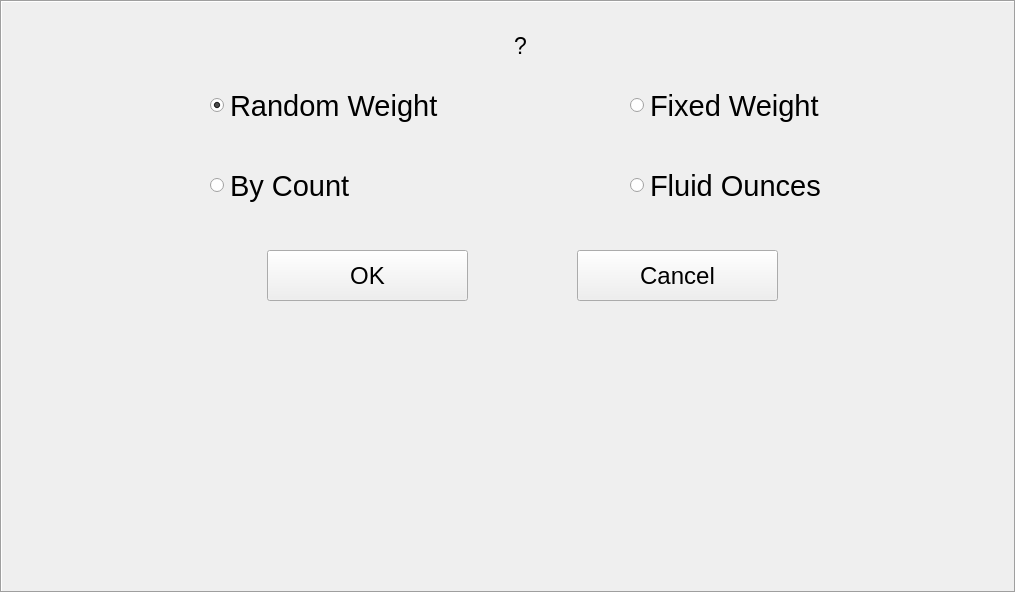
  <widget class="QFrame" name="gbNewBlocker">
   <property name="geometry">
    <rect>
     <x>4</x>
     <y>590</y>
     <width>1016</width>
     <height>593</height>
    </rect>
   </property>
   <property name="styleSheet">
    <string notr="true">QWidget#gbNewBlocker{
	background-color: rgb(241, 241, 241);
}</string>
   </property>
   <property name="frameShape">
    <enum>QFrame::Box</enum>
   </property>
   <property name="frameShadow">
    <enum>QFrame::Sunken</enum>
   </property>
   <widget class="QLabel" name="lblNewQuestion">
    <property name="geometry">
     <rect>
      <x>115</x>
      <y>20</y>
      <width>811</width>
      <height>51</height>
     </rect>
    </property>
    <property name="font">
     <font>
      <pointsize>17</pointsize>
     </font>
    </property>
    <property name="text">
     <string>?</string>
    </property>
    <property name="alignment">
     <set>Qt::AlignCenter</set>
    </property>
   </widget>
   <widget class="QPushButton" name="butNewOK">
    <property name="geometry">
     <rect>
      <x>267</x>
      <y>250</y>
      <width>201</width>
      <height>51</height>
     </rect>
    </property>
    <property name="sizePolicy">
     <sizepolicy hsizetype="Fixed" vsizetype="Fixed">
      <horstretch>0</horstretch>
      <verstretch>0</verstretch>
     </sizepolicy>
    </property>
    <property name="minimumSize">
     <size>
      <width>201</width>
      <height>51</height>
     </size>
    </property>
    <property name="maximumSize">
     <size>
      <width>201</width>
      <height>51</height>
     </size>
    </property>
    <property name="font">
     <font>
      <pointsize>18</pointsize>
     </font>
    </property>
    <property name="text">
     <string>OK</string>
    </property>
   </widget>
   <widget class="QPushButton" name="butNewCancel">
    <property name="geometry">
     <rect>
      <x>577</x>
      <y>250</y>
      <width>201</width>
      <height>51</height>
     </rect>
    </property>
    <property name="sizePolicy">
     <sizepolicy hsizetype="Fixed" vsizetype="Fixed">
      <horstretch>0</horstretch>
      <verstretch>0</verstretch>
     </sizepolicy>
    </property>
    <property name="minimumSize">
     <size>
      <width>201</width>
      <height>51</height>
     </size>
    </property>
    <property name="maximumSize">
     <size>
      <width>201</width>
      <height>51</height>
     </size>
    </property>
    <property name="font">
     <font>
      <pointsize>18</pointsize>
     </font>
    </property>
    <property name="text">
     <string>Cancel</string>
    </property>
   </widget>
   <widget class="QRadioButton" name="rbFixedWeight">
    <property name="geometry">
     <rect>
      <x>630</x>
      <y>80</y>
      <width>351</width>
      <height>51</height>
     </rect>
    </property>
    <property name="font">
     <font>
      <pointsize>22</pointsize>
     </font>
    </property>
    <property name="text">
     <string>Fixed Weight</string>
    </property>
   </widget>
   <widget class="QRadioButton" name="rbRandomWeight">
    <property name="geometry">
     <rect>
      <x>210</x>
      <y>80</y>
      <width>390</width>
      <height>51</height>
     </rect>
    </property>
    <property name="font">
     <font>
      <pointsize>22</pointsize>
     </font>
    </property>
    <property name="text">
     <string>Random Weight</string>
    </property>
    <property name="checked">
     <bool>true</bool>
    </property>
   </widget>
   <widget class="QRadioButton" name="rbByCount">
    <property name="geometry">
     <rect>
      <x>210</x>
      <y>160</y>
      <width>390</width>
      <height>51</height>
     </rect>
    </property>
    <property name="font">
     <font>
      <pointsize>22</pointsize>
     </font>
    </property>
    <property name="text">
     <string>By Count</string>
    </property>
   </widget>
   <widget class="QRadioButton" name="rbFluidOunces">
    <property name="geometry">
     <rect>
      <x>630</x>
      <y>160</y>
      <width>351</width>
      <height>51</height>
     </rect>
    </property>
    <property name="font">
     <font>
      <pointsize>22</pointsize>
     </font>
    </property>
    <property name="text">
     <string>Fluid Ounces</string>
    </property>
   </widget>
  </widget>
